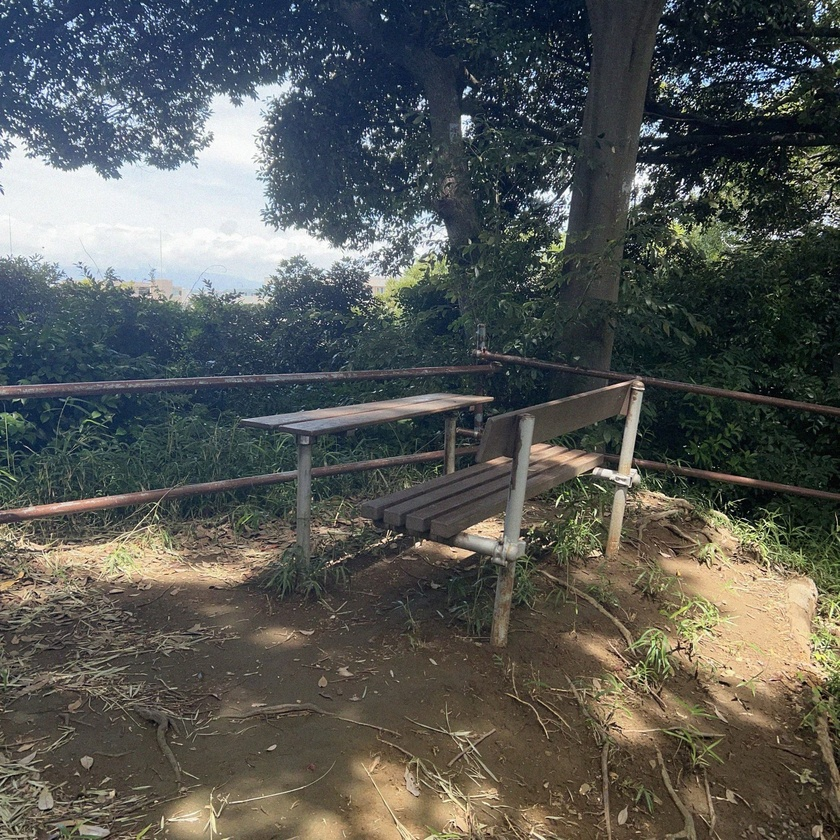
#> input picture after/cropped_image_0001.jpg, 840 x 840 px, shrunk from 2000 x 2000 before the run, given as the content of the folder ./data/, which was not available
$ python 0_2_Misalignment_scaled_rotate.py
#> lines starting #> are read from the running program, lines starting #| are printed output that depends on the picture; pictures that were not available may be replaced by others from this repository, and a replacement may not be noted
from PIL import Image
import os  # ← 追加

def read(data_path):
    # data_path 内のファイル一覧から、1枚目のファイルを読む
#> called with data_path = './data/'
    files = os.listdir(data_path)
    if len(files) == 0:
        raise FileNotFoundError("data フォルダに画像ファイルがありません。")

    input_name = files[0]
    image = Image.open(data_path + input_name)
#> image is the input picture: PIL image 840x840 RGB; mean R, G, B 86, 88.2, 84.5

    return image


def crop_1(x, y , new_width, new_height, input_image):
    box_1 = (x, y, x + new_width, y + new_height) #左，上，右，下
    cropped_image_1 = input_image.crop(box_1) #クロップ

    return cropped_image_1

def crop_2(image, original_width, original_height, new_width, new_height, scale_factor, rotation_angle, x, y, x_shift, y_shift):

    new_center_x , new_center_y = x + x_shift + new_width /2, y + y_shift + new_height / 2

    rotated_image = image.rotate(rotation_angle, center=(new_center_x, new_center_y)) #回転

    new_size = (int(original_width * scale_factor), int(original_height * scale_factor))
    scaled_image = rotated_image.resize(new_size) #拡縮

    box_2 = ((new_center_x * scale_factor - new_width / 2),
             (new_center_y * scale_factor - new_height / 2),
             (new_center_x * scale_factor + new_width / 2),
             (new_center_y * scale_factor + new_height / 2)
            )
    cropped_image_2 = scaled_image.crop(box_2)

    return cropped_image_2

def save(cropped_image, data_path, output_name):
    cropped_image.save(data_path + output_name)

data_path = "./data/"
op_data_path = "./before/"
output_name = "cropped_image_0001.png"

# ★ここ変更：ファイル名は自動取得
image = read(data_path)

original_width, original_height = image.size # 元画像のサイズ

new_width, new_height = original_width, original_height  # 新しい画像の幅と高さ

x, y = 0, 0  # 画像の左上の座標

cropped_image_1 = crop_1(x, y, new_width , new_height, image)

save(cropped_image_1, op_data_path, output_name)

for i in range(2, 11) :
    x_shift, y_shift = 0, 0
    scale_factor = 1.2 ** (i - 1)   # 拡大・縮小倍率
    rotation_angle = 3 * (i - 1)  # 回転角度

    cropped_image_2 = crop_2(image, original_width, original_height, new_width, new_height,
                             scale_factor, rotation_angle, x, y, x_shift, y_shift)

    save(cropped_image_2, op_data_path, f"cropped_image_{str(i).zfill(4)}.png")
#> this loop made 9 passes
#> pass 1, in crop_2, `rotated_image = image.rotate(rotation_angle, center=(new_center_x, new..`:
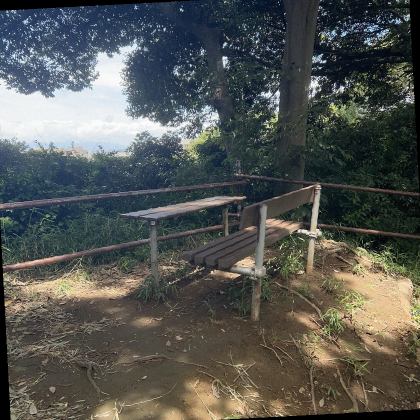
#> rotated_image: PIL image 840x840 RGB (shown at 1/2 size); mean R, G, B 83.8, 85.9, 82.3
#> pass 1, in crop_2, `cropped_image_2 = scaled_image.crop(box_2)`:
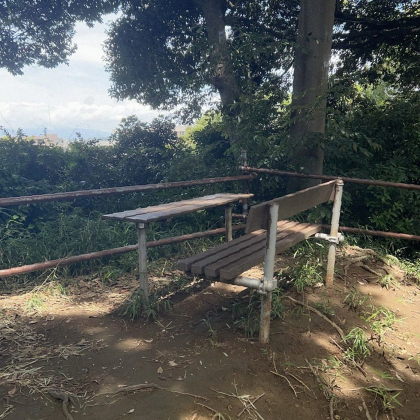
#> cropped_image_2: PIL image 840x840 RGB (shown at 1/2 size); mean R, G, B 86.7, 89.2, 85.8
#> pass 2, in crop_2 (call 2), `rotated_image = image.rotate(rotation_angle, center=(new_center_x, new..`:
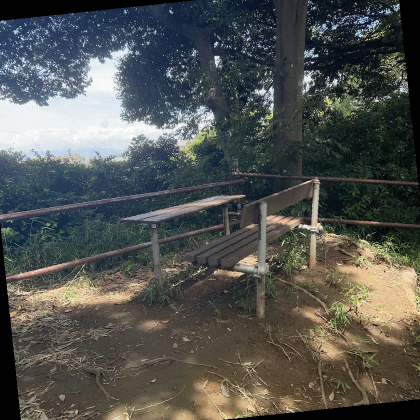
#> rotated_image: PIL image 840x840 RGB (shown at 1/2 size); mean R, G, B 81.7, 83.8, 80.4
#> after the loop:
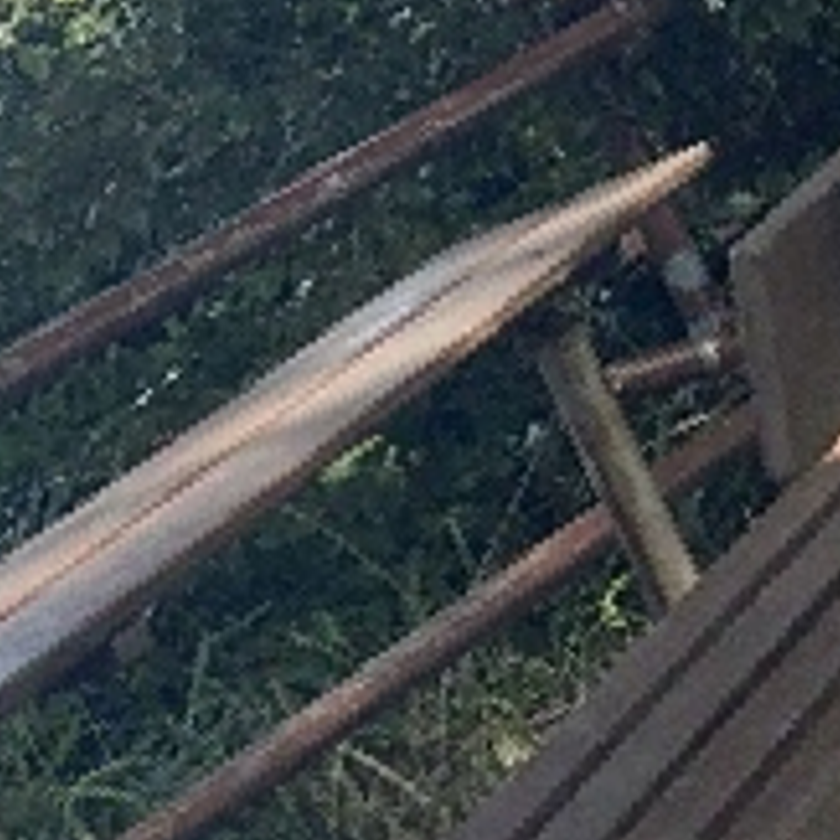
#> cropped_image_2: PIL image 840x840 RGB; mean R, G, B 62.9, 69, 71.5

print("画像を回転、拡大して cropped_image_0001〜0010.png として保存しました。")

$ run again, on before/cropped_image_0005.jpg
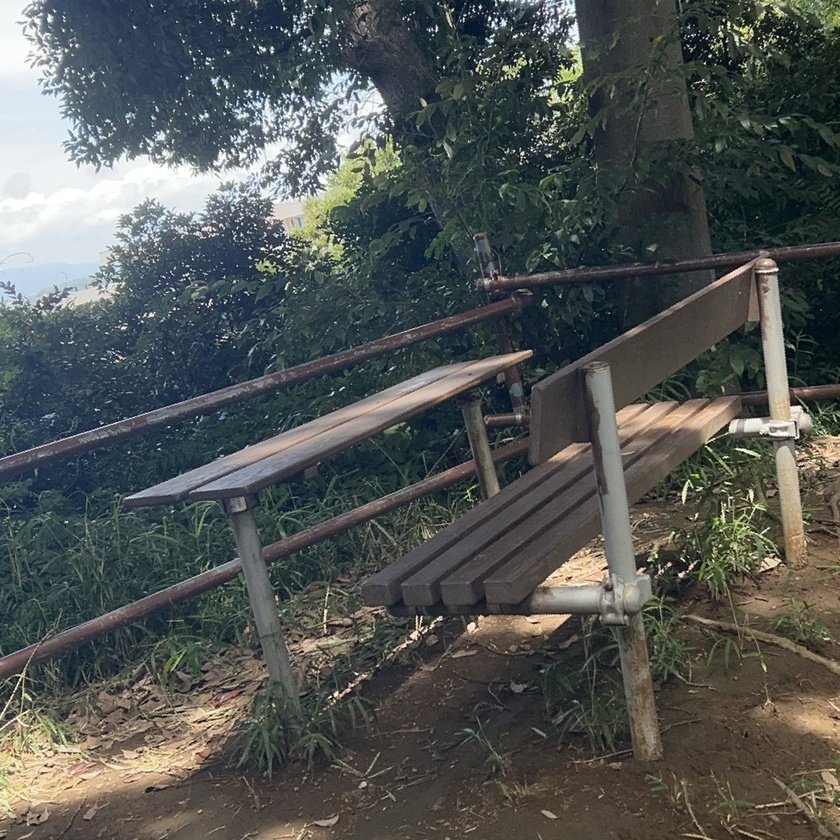
#> input picture before/cropped_image_0005.jpg, 840 x 840 px, shrunk from 2000 x 2000 before the run, given as the content of the folder ./data/, which was not available
#> in read, image is the input picture: PIL image 840x840 RGB; mean R, G, B 81.5, 85.5, 83.4
#> the loop `for i in range(2, 11) :` made 9 passes
#> pass 1, in crop_2, `rotated_image = image.rotate(rotation_angle, center=(new_center_x, new..`:
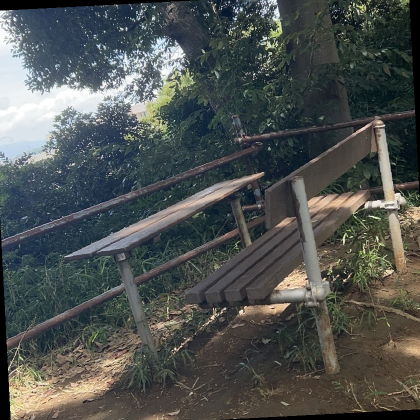
#> rotated_image: PIL image 840x840 RGB (shown at 1/2 size); mean R, G, B 78.2, 82.3, 80.5
#> after the loop `for i in range(2, 11) :`:
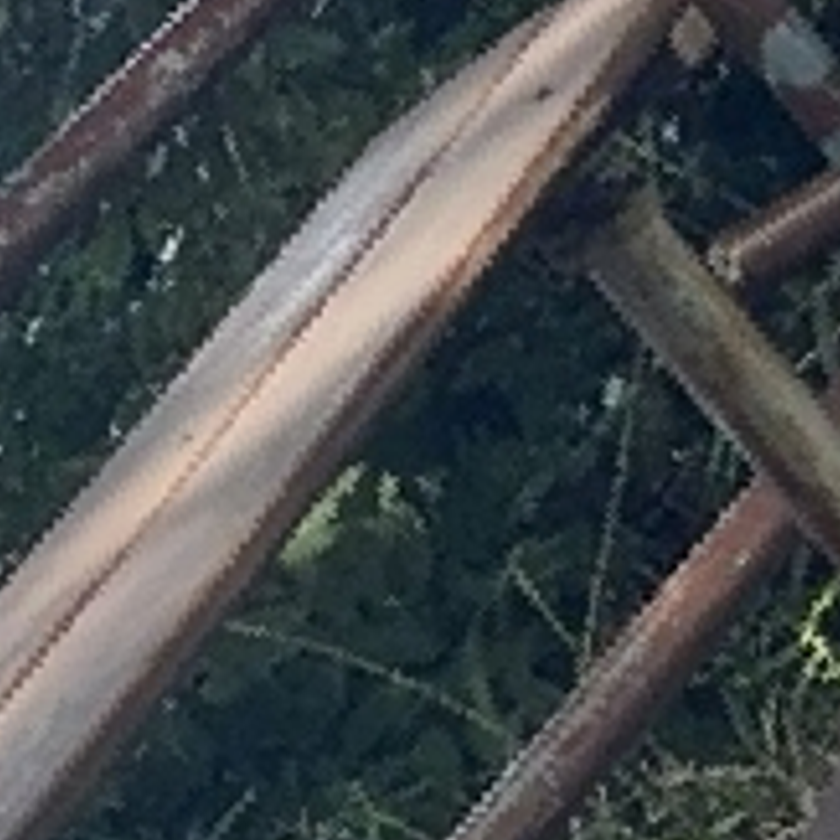
#> cropped_image_2: PIL image 840x840 RGB; mean R, G, B 70.2, 75.3, 76.9

$ run again, on before/cropped_image_0006.jpg
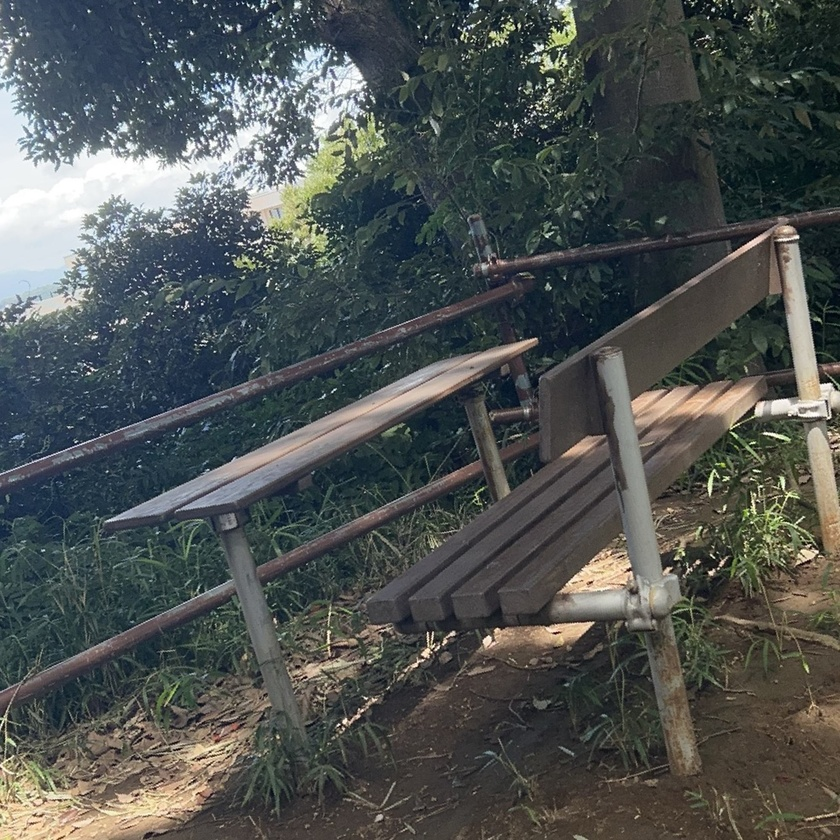
#> input picture before/cropped_image_0006.jpg, 840 x 840 px, shrunk from 2000 x 2000 before the run, given as the content of the folder ./data/, which was not available
#> in read, image is the input picture: PIL image 840x840 RGB; mean R, G, B 78.3, 82.9, 81.4
#> the loop `for i in range(2, 11) :` made 9 passes
#> pass 1, in crop_2, `rotated_image = image.rotate(rotation_angle, center=(new_center_x, new..`:
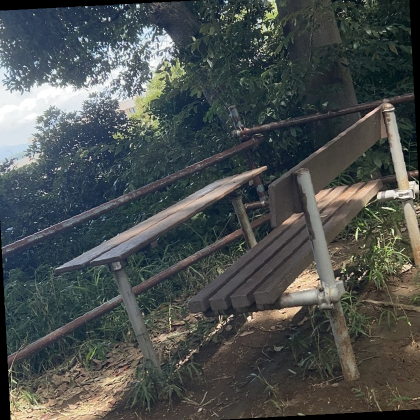
#> rotated_image: PIL image 840x840 RGB (shown at 1/2 size); mean R, G, B 75.3, 80, 78.7
#> after the loop `for i in range(2, 11) :`:
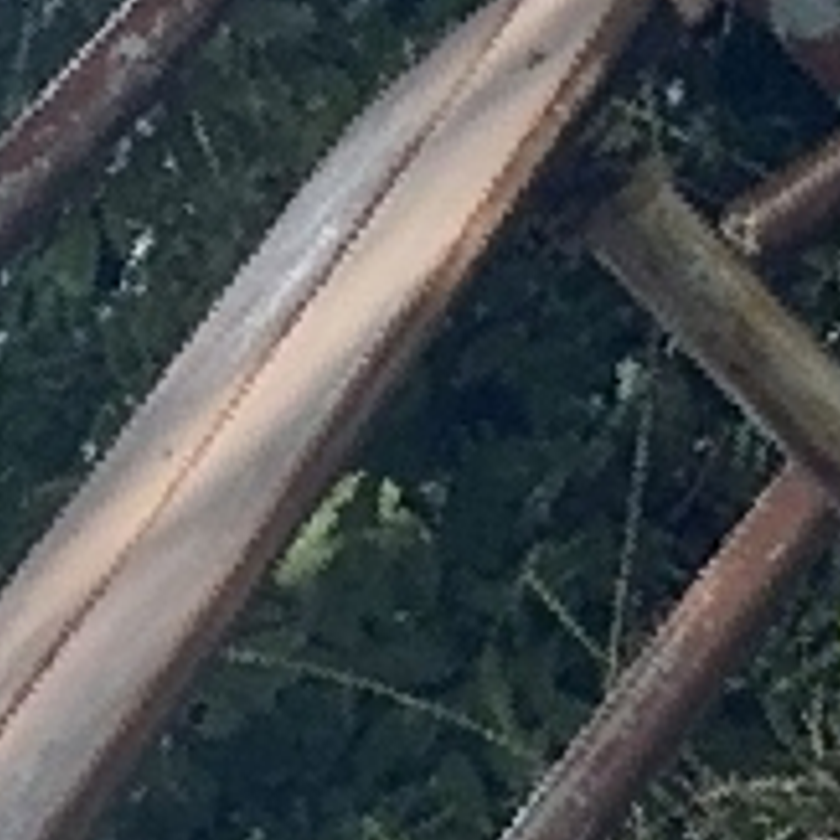
#> cropped_image_2: PIL image 840x840 RGB; mean R, G, B 71.6, 76.3, 77.9
